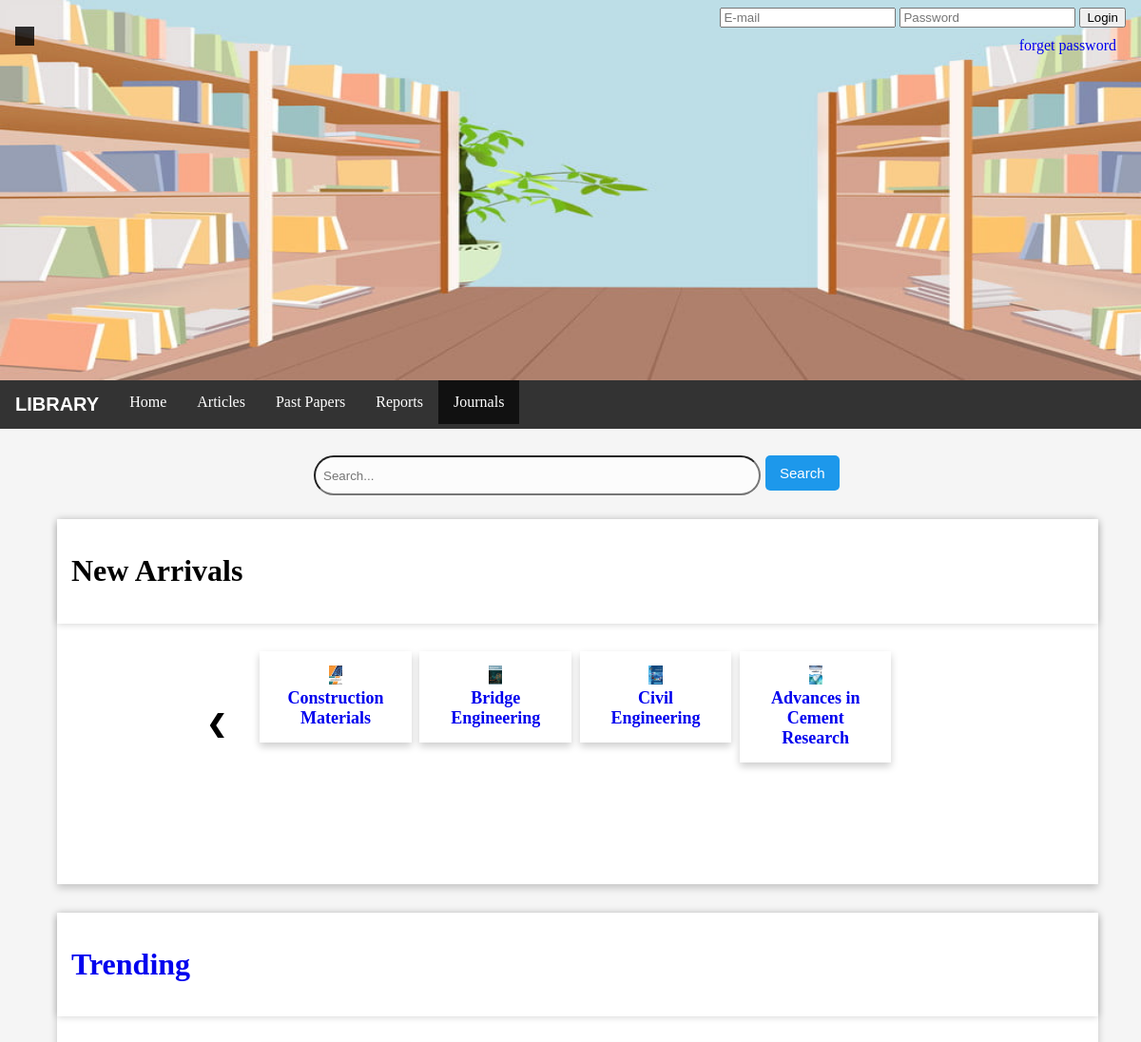
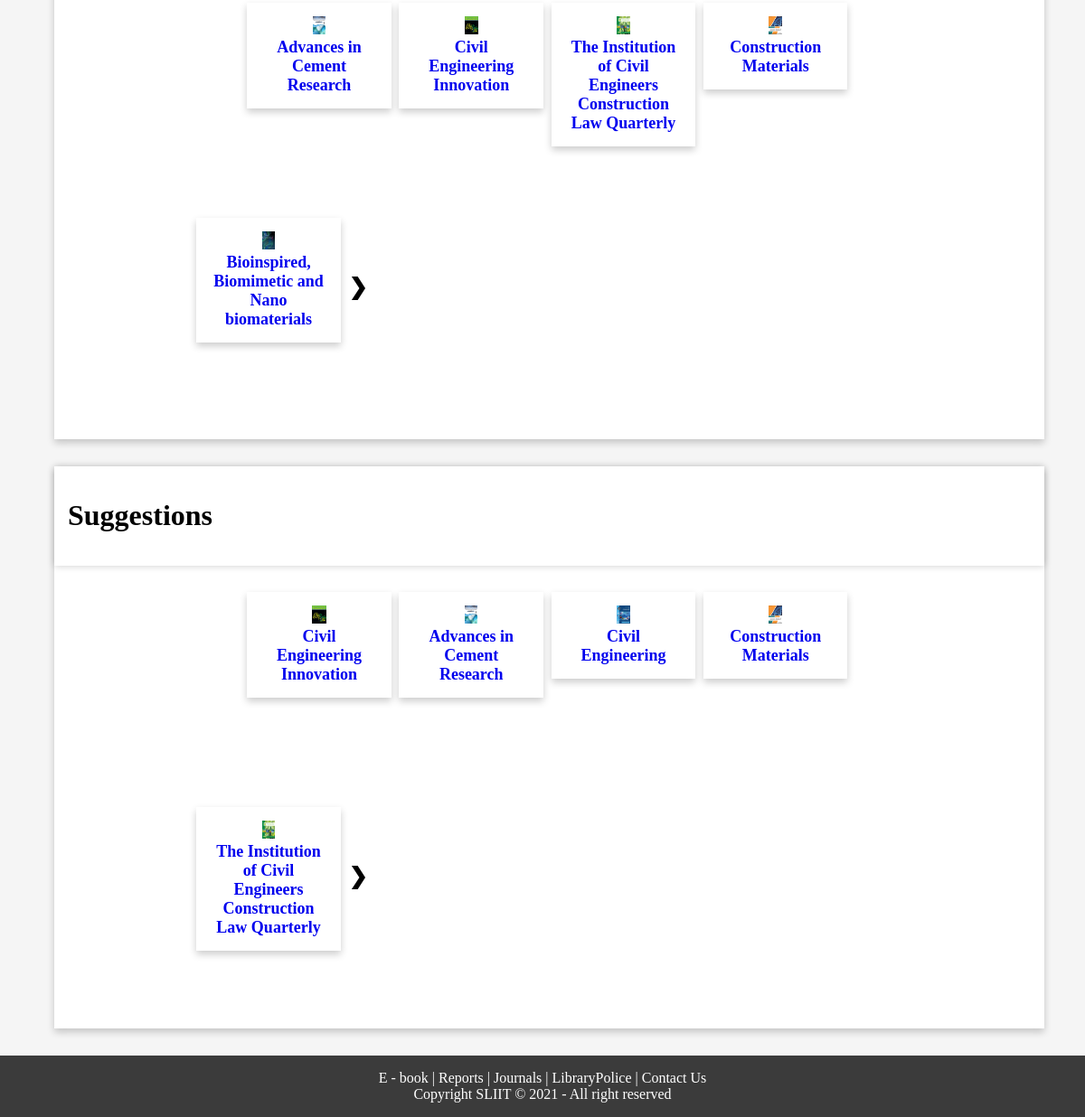
/journals.php?p1=1, run on the app's committed database (2 pictures, top to bottom).
### tables this page shows
CREATE TABLE `inventory` (
  `IID` int(11) NOT NULL,
  `Name` varchar(200) DEFAULT NULL,
  `itemImgLoc` varchar(500) DEFAULT NULL,
  `pdfPath` varchar(500) DEFAULT NULL,
  `free` int(2) DEFAULT NULL,
  `Date` date DEFAULT NULL,
  `Published_Date` date DEFAULT NULL,
  `Description` varchar(500) DEFAULT NULL,
  `totalView` int(11) DEFAULT NULL,
  `totalDownload` int(11) DEFAULT NULL,
  `pubID` int(11) DEFAULT NULL,
  `A_ID` int(11) DEFAULT NULL,
  `CID` int(11) DEFAULT NULL
);

### journals.php (the view, shortened to what this page needs)
<!DOCTYPE html>
<html lang="en">
<head>
    <link rel="stylesheet" href="./css/main.css">
</head>
<body>
    <?php
    require('Header.php');
    if (!isset($_GET["p1"])) {
        $pageno1 = 0;
    } else {
        $pageno1 = $_GET["p1"];
    }
    if (!isset($_GET["p2"])) {
        $pageno2 = 0;
    } else {
        $pageno2 = $_GET["p2"];
    }
    if (!isset($_GET["p3"])) {
        $pageno3 = 0;
    } else {
        $pageno3 = $_GET["p3"];
    }
    ?>
    <div class="nav">
        <ul>
            <li><a class="logoL">Library</a></li>
            <li><a href="index.php">Home</a></li>
            <li><a href="articles.php">Articles</a></li>
            <li><a href="past_papers.php">Past Papers</a></li>
            <li><a href="reports.php">Reports</a></li>
            <li><a href="journals.php" class="active" >Journals</a></li>
        </ul>
    </div><br>
    <div class="row">
        <div class="column side"></div>
        <div class="column middle">
            <form action="searchResult.php" class="input-container center" method="post">
                <input type="text" class="txtSearch" name="keyWord" placeholder="Search...">
                <input type="submit" name="Search" value="Search" class="btn primary">
            </form>
        </div>
    </div>
    <div class="card set">
        <div class="card title">
            <h1>New Arrivals</h1>
        </div>
        <div class="row">
            <div class="column micro"></div>
            <div class="column large">
                <div class="card_column" style="width: 2%;">
                    <div style="margin-top: 62px;">
                        <?php
                        if ($pageno1 != 0) {
                        ?>
                            <a href="journals.php?p1=<?php echo $pageno1 - 1; ?>" class="page_next">❮</a>
                        <?php
                        } else {
                        }
                        ?>
                    </div>
                </div>
                <?php
                require('config.php');
                $resultset_per_new_arrivals = 5;
                $offset1 = (int)$pageno1 * $resultset_per_new_arrivals;
                $sqlSelectBook = "SELECT i.Name, i.itemImgLoc, i.IID  FROM `journal` AS j , `inventory` AS i WHERE i.IID = j.IID ORDER BY `Published_Date` DESC LIMIT 5 OFFSET " . $offset1 . ";";
                $resultSelectBook = $con->query($sqlSelectBook);
                if ($resultSelectBook->num_rows > 0) {
                    while ($rowSelectBook = $resultSelectBook->fetch_assoc()) {
                        $Name = $rowSelectBook['Name'];
                        $IID = $rowSelectBook['IID'];
                        $itemImgLoc = $rowSelectBook['itemImgLoc'];
                ?>
                        <div class="card_column fixed">
                        <a href="./bookView.php?IID=<?php echo $IID; ?>"> <div id="book1" class="card">
                                <img src="<?php echo $itemImgLoc; ?>" alt="book img">
                                <div><label><?php echo $Name; ?></label></div>
                            </div>
                        </div>
                <?php
                    }
                }
                ?>
                <div class="card_column" style="width: 2%;">
                </div>
            </div>
        </div>
    </div>
    <div class="card set">
        <div class="card title">
            <h1>Trending</h1>
        </div>
        <div class="row">
            <div class="column micro"></div>
            <div class="column large">
                <div class="card_column" style="width: 2%;">
                </div>
                <?php
                require('config.php');
                $alldatatrending = "SELECT i.Name, i.itemImgLoc, i.IID  FROM `journal` AS j , `inventory` AS i WHERE i.IID = j.IID ;";
                $alldatatrendings = $con->query($alldatatrending);
                $n_alltr = $alldatatrendings->num_rows;
                $resultset_per_new_arrivals = 5;
                $number_of_datatr = ceil($n_alltr / $resultset_per_new_arrivals);
                $offset2 = (int)$pageno2 * $resultset_per_new_arrivals;
                $sqlSelectBook = "SELECT i.Name, i.itemImgLoc, i.IID  FROM `journal` AS j , `inventory` AS i WHERE i.IID = j.IID ORDER BY `totalView` DESC LIMIT 5 OFFSET " . $offset2 . ";";
                $resultSelectBook = $con->query($sqlSelectBook);
                if ($resultSelectBook->num_rows > 0) {
                    while ($rowSelectBook = $resultSelectBook->fetch_assoc()) {
                        $Name = $rowSelectBook['Name'];
                        $IID = $rowSelectBook['IID'];
                        $itemImgLoc = $rowSelectBook['itemImgLoc'];
                ?>
                        <div class="card_column">
                        <a href="./bookView.php?IID=<?php echo $IID; ?>"> <div id="book1" class="card">
                                <img src="<?php echo $itemImgLoc; ?>" alt="book img">
                                <div><label><?php echo $Name; ?></label></div>
                            </div>
                        </div>
                <?php
                    }
                }
                ?>
                <div class="card_column" style="width:2%;">
                    <div style="margin-top: 62px;">
                        <?php
                        $max2 = $number_of_datatr - 1;
                        if ($pageno2 != $max2) {
                        ?>
                            <a href="journals.php?p2=<?php echo $pageno2 + 1; ?>" class="page_next"> ❯</a>
                        <?php
                        } else {
                        }
                        ?>
                    </div>
                </div>
            </div>
        </div>
    </div>
    <div class="card set">
        <div class="card title">
            <h1>Suggestions</h1>
        </div>
        <div class="row">
            <div class="column micro"></div>
            <div class="column large">
                <div class="card_column" style="width:2%;">
                </div>
                <?php
                require('config.php');
                $resultset_per_new_arrivals = 5;
                $offset3 = (int)$pageno3 * $resultset_per_new_arrivals;
                $sqlSelectBook = "SELECT i.Name, i.itemImgLoc, i.IID  FROM `journal` AS j , `inventory` AS i WHERE i.IID = j.IID ORDER BY `totalDownload` DESC LIMIT 5 OFFSET " . $offset3 . ";";
                $resultSelectBook = $con->query($sqlSelectBook);
                if ($resultSelectBook->num_rows > 0) {
                    while ($rowSelectBook = $resultSelectBook->fetch_assoc()) {
                        $Name = $rowSelectBook['Name'];
                        $IID = $rowSelectBook['IID'];
                        $itemImgLoc = $rowSelectBook['itemImgLoc'];
                ?>
                        <div class="card_column">
                        <a href="./bookView.php?IID=<?php echo $IID; ?>"> <div id="book1" class="card">
                                <img src="<?php echo $itemImgLoc; ?>" alt="book img">
                                <div><label><?php echo $Name; ?></label></div>
                            </div>
                        </div>
                <?php
                    }
                }
                ?>
                <div class="card_column" style="width: 2%;">
                    <div style="margin-top: 62px;">
                        <?php
                        if ($pageno3 != $max2) {
                        ?>
                            <a href="journals.php?p3=<?php echo $pageno3 + 1; ?>" class="page_next"> ❯</a>
                        <?php
                        } else {
                        }
                        ?>
                    </div>
                </div>
            </div>
        </div>
    </div>
    <?php
    require "Footer.php";
    ?>
</body>
</html>

### css/main.css (style rules this page uses)
body { background-color: whitesmoke; margin: 0px; font-family: 'Times New Roman', Times, serif; }
.nav ul { list-style-type: none; margin: 0; padding: 0; overflow: hidden; background-color: #333; position: sticky; }
a { text-decoration: none; }
.nav li { float: left; }
.nav li a { display: block; color: white; text-align: center; padding: 14px 16px; text-decoration: none; }
.nav li a.active { display: block; color: white; text-align: center; padding: 14px 16px; text-decoration: none; background-color: #111; }
.txtSearch { border-radius: 50px; background-color: #fcfcfc; padding: 8px; width: 75%; margin-right: 5px; }
.btn { border: none; color: white; border-radius: 5px; padding: 10px 15px; text-align: center; text-decoration: none; display: inline-block; font-size: 15px; margin-bottom: 5px; cursor: pointer; }
.primary { background-color: #1d98eb; }
.input-container { display: -ms-flexbox; display: flex; width: 100%; margin-bottom: 15px; }
.logoL { font-size: 20px; font-weight: bold; text-transform: uppercase; font-family: Arial, Helvetica, sans-serif; }
.column { float: left; padding: 10px; }
.column.micro { width: 10%; }
.column.side { width: 25%; }
.column.middle { width: 50%; text-align: center; }
.column.large { width: 80%; text-align: center; }
.row:after { content: ""; display: table; clear: both; }
.fixed { min-height: 200px; }
.card { background-color: #fff; box-shadow: 0 4px 8px 0 rgba(0, 0, 0, 0.2); transition: 0.3s; width: 100%; padding: 15px; }
label { font-weight: bold; font-size: 18px; }
.card_column { float: left; margin: 0.5%; width: 15%; padding: 15px; height: 200px; }
.card_column img { height: 20px; }
.card.set { margin-left: 5%; width: 90%; padding-top: 0; padding-left: 0; margin-bottom: 30px; }
.card.title { background-color: #fff; box-shadow: 0 0 8px 0 rgba(0, 0, 0, 0.2); width: 100%; padding-right: 0px; }
.page_next { font-size: 25px; font-weight: bold; color: black; }

### data on the page
inventory: itemImgLoc (picture), Name "Construction Materials"
inventory: itemImgLoc (picture), Name "Bridge Engineering"
inventory: itemImgLoc (picture), Name "Civil Engineering"
inventory: itemImgLoc (picture), Name "Advances in Cement Research"
inventory: itemImgLoc (picture), Name "Civil Engineering Innovation"
inventory: itemImgLoc (picture), Name "The Institution of Civil Engineers Construction Law Quarterly"
inventory: itemImgLoc (picture), Name "Bioinspired, Biomimetic and Nano biomaterials"
